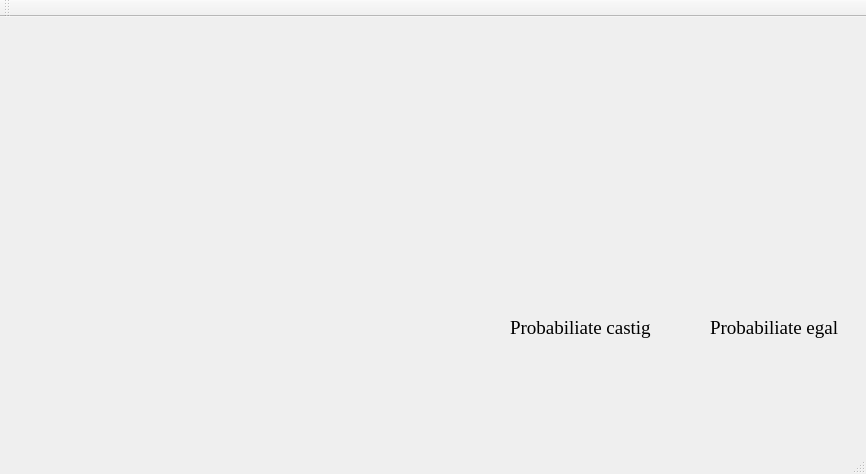
<?xml version="1.0" encoding="UTF-8"?>
<ui version="4.0">
 <class>Poker_gameClass</class>
 <widget class="QMainWindow" name="Poker_gameClass">
  <property name="geometry">
   <rect>
    <x>0</x>
    <y>0</y>
    <width>866</width>
    <height>474</height>
   </rect>
  </property>
  <property name="windowTitle">
   <string>Poker_game</string>
  </property>
  <widget class="QWidget" name="centralWidget">
   <widget class="QLabel" name="label">
    <property name="geometry">
     <rect>
      <x>400</x>
      <y>140</y>
      <width>81</width>
      <height>81</height>
     </rect>
    </property>
    <property name="styleSheet">
     <string notr="true">image: url(:/Poker_game/sageti.png);</string>
    </property>
    <property name="text">
     <string/>
    </property>
   </widget>
   <widget class="QLabel" name="label_2">
    <property name="geometry">
     <rect>
      <x>510</x>
      <y>300</y>
      <width>141</width>
      <height>21</height>
     </rect>
    </property>
    <property name="font">
     <font>
      <family>Times New Roman</family>
      <pointsize>14</pointsize>
     </font>
    </property>
    <property name="text">
     <string>Probabiliate castig</string>
    </property>
   </widget>
   <widget class="QLabel" name="label_3">
    <property name="geometry">
     <rect>
      <x>710</x>
      <y>300</y>
      <width>141</width>
      <height>21</height>
     </rect>
    </property>
    <property name="font">
     <font>
      <family>Times New Roman</family>
      <pointsize>14</pointsize>
     </font>
    </property>
    <property name="text">
     <string>Probabiliate egal</string>
    </property>
   </widget>
   <widget class="QLabel" name="label_4">
    <property name="geometry">
     <rect>
      <x>500</x>
      <y>120</y>
      <width>351</width>
      <height>111</height>
     </rect>
    </property>
    <property name="text">
     <string/>
    </property>
    <property name="alignment">
     <set>Qt::AlignLeading|Qt::AlignLeft|Qt::AlignTop</set>
    </property>
   </widget>
  </widget>
  <widget class="QMenuBar" name="menuBar">
   <property name="geometry">
    <rect>
     <x>0</x>
     <y>0</y>
     <width>866</width>
     <height>21</height>
    </rect>
   </property>
  </widget>
  <widget class="QToolBar" name="mainToolBar">
   <attribute name="toolBarArea">
    <enum>TopToolBarArea</enum>
   </attribute>
   <attribute name="toolBarBreak">
    <bool>false</bool>
   </attribute>
  </widget>
  <widget class="QStatusBar" name="statusBar"/>
 </widget>
 <layoutdefault spacing="6" margin="11"/>
 <resources>
  <include location="Poker_game.qrc"/>
 </resources>
 <connections/>
</ui>
